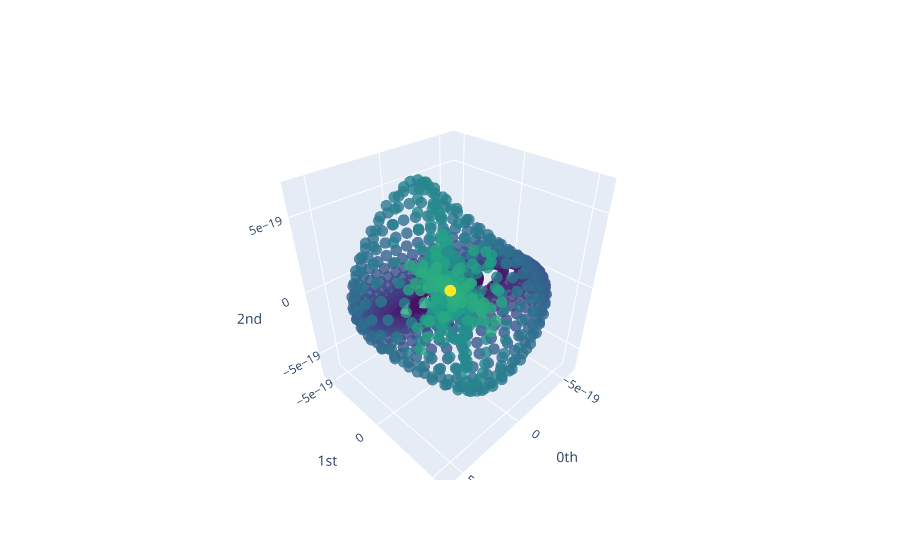

The notebook cell this image was saved under:
### Code cell
from sklearn.decomposition import PCA
from gtda.plotting import plot_point_cloud

pca = PCA(n_components=3)
y_gw_embedded_pca = pca.fit_transform(y_gw_embedded)

plot_point_cloud(y_gw_embedded_pca)

### Figure 1 — Plotly figure (JSON) as saved in the notebook; plotly's stock layout.template omitted (floating-point values rounded to 4 significant figures; data arrays with more than 128 entries replaced by an {"elided": "..."} marker saying what was removed)
{"data": [{"marker": {"color": {"elided": "1529 int values"}, "colorscale": [[0, "#440154"], [0.1111, "#482878"], [0.2222, "#3e4989"], [0.3333, "#31688e"], [0.4444, "#26828e"], [0.5556, "#1f9e89"], [0.6667, "#35b779"], [0.7778, "#6ece58"], [0.8889, "#b5de2b"], [1, "#fde725"]], "opacity": 0.8, "size": 4}, "mode": "markers", "type": "scatter3d", "x": {"elided": "1529 float values"}, "y": {"elided": "1529 float values"}, "z": {"elided": "1529 float values"}}], "layout": {"scene": {"xaxis": {"exponentformat": "e", "showexponent": "all", "title": {"text": "0th"}, "type": "linear"}, "yaxis": {"exponentformat": "e", "showexponent": "all", "title": {"text": "1st"}, "type": "linear"}, "zaxis": {"exponentformat": "e", "showexponent": "all", "title": {"text": "2nd"}, "type": "linear"}}}}
